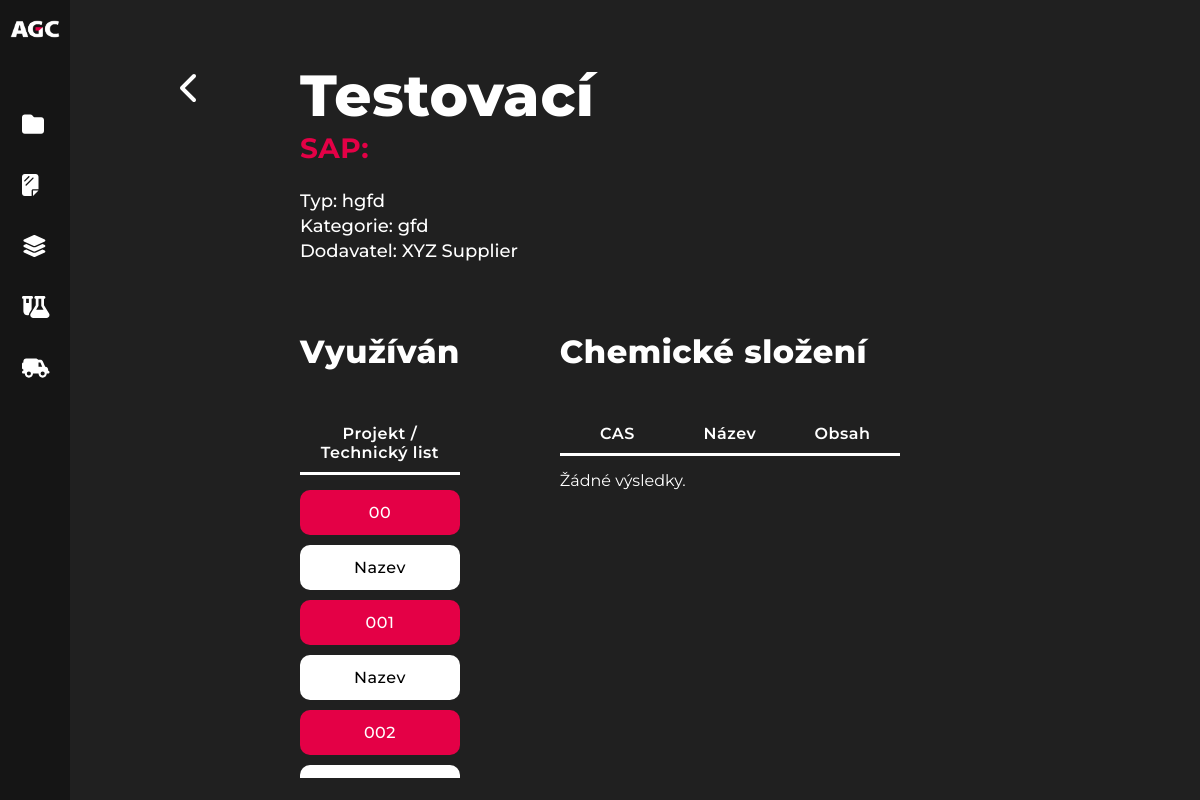
The app's page /nav/material_detail.php with its own data.
### tables this page shows
CREATE TABLE `agc_Material` (
  `SAPNumber` int(11) NOT NULL,
  `MaterialName` varchar(64) DEFAULT NULL,
  `MaterialType` varchar(32) DEFAULT NULL,
  `MaterialCategory` varchar(32) DEFAULT NULL,
  `MaterialNote` mediumtext DEFAULT NULL,
  `SupplierIDFK` int(11) DEFAULT NULL
);

CREATE TABLE `agc_Supplier` (
  `SupplierID` int(11) NOT NULL,
  `SupplierName` varchar(64) DEFAULT NULL
);

CREATE TABLE `agc_TechnicalSheet` (
  `TechnicalSheetNumber` varchar(32) NOT NULL,
  `GlassType` varchar(8) DEFAULT NULL,
  `LampTemp` varchar(8) DEFAULT NULL,
  `Market` varchar(64) DEFAULT NULL,
  `Check` varchar(4) DEFAULT NULL,
  `ProjectIDFK` int(11) DEFAULT NULL
);

CREATE TABLE `agc_Project` (
  `ProjectID` int(11) NOT NULL,
  `ProjectName` varchar(64) NOT NULL,
  `ProjectShortcut` varchar(8) NOT NULL,
  `IMDSName` varchar(8) NOT NULL,
  `Customer` varchar(64) NOT NULL
);

### nav/material_detail.php (the view, shortened to what this page needs)
<!DOCTYPE html>
<html lang="en">
<?php
    function Connect(){
        $servername = "spsrakovnik.tech";
        $username = "acg";
        $password = "ACGAutomotive";
        $database = "acg";
        $conn = new mysqli($servername, $username, $password, $database);
        mysqli_set_charset($conn, "utf8");
        return $conn;
    }
    $sessionValue = $_SESSION["SAPNumber"];
?>
<head>
    <link rel="stylesheet" href="../css/style.css">
</head>
<body>
    <header id="header">
        <nav>
            <div class="nav-wrapper">
                <div class="nav-logo" id="nav-logo">
                <?php
                        if(isset($_SESSION["login"]) && $_SESSION["login"] == true){
                            ?>
                            <a href="../login.php">
                                <img class="agc-logo" src="../images/agc-logo.png" alt="agc-automotiv-logo">
                                <img class="agc-motto" id="agc-motto" src="../images/agc-motto.png" alt="agc-automotiv-motto">
                            </a>
                            <?php
                        }
                        else{
                            ?>
                             <a href="../index.php">
                                <img class="agc-logo" src="../images/agc-logo.png" alt="agc-automotiv-logo">
                            </a>
                            <?php
                        }
                    ?>
                </div>
                <div class="nav-icons" id="nav-icons">
                    <a href="./projects.php">
                        <div class="nav-link">
                            <div class="nav-icon">
                                <svg xmlns="http://www.w3.org/2000/svg" height="1em" viewBox="0 0 512 512"><style>svg{fill:#ffffff}</style><path d="M64 480H448c35.3 0 64-28.7 64-64V160c0-35.3-28.7-64-64-64H288c-10.1 0-19.6-4.7-25.6-12.8L243.2 57.6C231.1 41.5 212.1 32 192 32H64C28.7 32 0 60.7 0 96V416c0 35.3 28.7 64 64 64z"/></svg>
                            </div>
                        </div>
                    </a>
                    <a href="./sheets.php">
                        <div class="nav-link">
                            <div class="nav-icon">
                            </div>
                        </div>
                    </a>
                    <a href="./materials.php">
                        <div class="nav-link">
                            <div class="nav-icon">
                            </div>
                        </div>
                    </a>
                    <a href="./components.php">
                        <div class="nav-link">
                            <div class="nav-icon">
                            </div>
                        </div>
                    </a>
                    <a href="./suppliers.php">
                        <div class="nav-link">
                            <div class="nav-icon">
                            </div>
                        </div>
                    </a>
                </div>
            </div>
        </nav>
    </header>
    <main>
        <?php
            $conn = Connect();
            $sql = "SELECT SAPNumber, MaterialName, MaterialType, MaterialCategory, MaterialNote, SupplierName FROM `agc_Material` INNER JOIN `agc_Supplier` ON agc_Material.SupplierIDFK = agc_Supplier.SupplierID WHERE SAPNumber = '$sessionValue' LIMIT 10";
            $result = mysqli_query($conn, $sql);
            if ($result->num_rows > 0) {
                while($row = mysqli_fetch_assoc($result)) {
                    if($row["MaterialNote"]){
                        $materialSap = $sessionValue;
                        $materialName = $row["MaterialName"];
                        $materialType = $row["MaterialType"];
                        $materialCategory = $row["MaterialCategory"];
                        $materialNote = $row["MaterialNote"];
                        $materialSupplier = $row["SupplierName"];
                        $_SESSION["SAPNumber"] = $sessionValue;
                        $_SESSION["MaterialName"] = $materialName;
                        $_SESSION["MaterialType"] = $materialType;
                        $_SESSION["MaterialCategory"] = $materialCategory;
                        $_SESSION["MaterialNote"] = $materialNote;
                        $_SESSION["SupplierName"] = $materialSupplier;
                    }
                    else{
                        $materialSap = $sessionValue;
                        $materialName = $row["MaterialName"];
                        $materialType = $row["MaterialType"];
                        $materialCategory = $row["MaterialCategory"];
                        $materialSupplier = $row["SupplierName"];
                    }
                }
            }
            else {
                echo "Žádné výsledky.";
            }
        ?>
        <div class="detail-container">
            <a class="arrow-back-link" href="javascript:history.back()">
                <svg class="arrow-back" xmlns="http://www.w3.org/2000/svg" height="1em" viewBox="0 0 320 512"><style>svg{fill:#ffffff}</style><path d="M9.4 233.4c-12.5 12.5-12.5 32.8 0 45.3l192 192c12.5 12.5 32.8 12.5 45.3 0s12.5-32.8 0-45.3L77.3 256 246.6 86.6c12.5-12.5 12.5-32.8 0-45.3s-32.8-12.5-45.3 0l-192 192z"/></svg>
            </a>
            <div class="detail-info">
                <?php
                if(isset($materialNote)){
                    ?>
                    <div class="detail-heading">
                        <div class="detail-name">
                            <h1><?php echo $materialName ?></h1>
                            <h2>SAP: <?php echo $materialSap ?></h2>
                        </div>
                        <div class="detail-edit">
                            <?php
                            if(isset($_SESSION["login"]) && $_SESSION["login"] == true){
                            ?>
                                <a href="./material_update.php">
                                    <svg class="edit-icon" xmlns="http://www.w3.org/2000/svg" height="16" width="18" viewBox="0 0 576 512"><path fill="#ffffff" d="M0 64C0 28.7 28.7 0 64 0H224V128c0 17.7 14.3 32 32 32H384V299.6l-94.7 94.7c-8.2 8.2-14 18.5-16.8 29.7l-15 60.1c-2.3 9.4-1.8 19 1.4 27.8H64c-35.3 0-64-28.7-64-64V64zm384 64H256V0L384 128zM549.8 235.7l14.4 14.4c15.6 15.6 15.6 40.9 0 56.6l-29.4 29.4-71-71 29.4-29.4c15.6-15.6 40.9-15.6 56.6 0zM311.9 417L441.1 287.8l71 71L382.9 487.9c-4.1 4.1-9.2 7-14.9 8.4l-60.1 15c-5.5 1.4-11.2-.2-15.2-4.2s-5.6-9.7-4.2-15.2l15-60.1c1.4-5.6 4.3-10.8 8.4-14.9z"/></svg>
                                </a>
                            <?php
                            }
                            else{
                            }
                            ?>
                        </div>
                    </div>
                    <div class="detail-des">
                        <p>Typ: <?php echo $materialType ?></p>
                        <p>Kategorie: <?php echo $materialCategory ?></p>
                        <p>Dodavatel: <?php echo $materialSupplier ?></p>
                        <p>Poznámka: <?php echo $materialNote ?></p>
                    </div>
                    <?php
                }
                else{
                    ?>
                    <div class="detail-heading">
                        <div class="detail-name">
                            <h1><?php echo $materialName ?></h1>
                            <h2>SAP: <?php echo $materialSap ?></h2>
                        </div>
                    </div>
                    <div class="detail-des">
                        <p>Typ: <?php echo $materialType ?></p>
                        <p>Kategorie: <?php echo $materialCategory ?></p>
                        <p>Dodavatel: <?php echo $materialSupplier ?></p>
                    </div>
                    <?php
                }
                ?>
            </div>
            <div class="detail-materials split">
                <div class="section-1">
                    <div class="table-heading">
                        <h2>Využíván</h2>
                    </div>
                    <div class="result-wrapper project-detail">
                        <div class="parameters split">
                            <p>Projekt / Technický list</p>
                        </div>
                        <div class="result" id="result">
                        <?php
                            $sql2 = "SELECT DISTINCT(ProjectName), ProjectID, TechnicalSheetNumber FROM agc_Material INNER JOIN agc_MaterialPosition ON agc_Material.SAPNumber = agc_MaterialPosition.SAPNumberFK INNER JOIN agc_TechnicalSheet ON agc_TechnicalSheet.TechnicalSheetNumber = agc_MaterialPosition.TechnicalSheetNumberFK INNER JOIN agc_Project ON agc_Project.ProjectID = agc_TechnicalSheet.ProjectIDFK WHERE agc_Material.SAPNumber = '$sessionValue' OR agc_Material.MaterialName = '$sessionValue'";
                            $result2 = mysqli_query($conn, $sql2);
                            if($result2->num_rows > 0){
                                while($row2 = mysqli_fetch_assoc($result2)){
                                    if(isset($row2["TechnicalSheetNumber"])){
                                        echo "<a class=\"hint\" href=\"sheet_detail.php?TechnicalSheetNumber=".$row2["TechnicalSheetNumber"]."\"><div class=\"results split\"><p>".$row2["TechnicalSheetNumber"]."</p></div></a>";
                                    }
                                    if(isset($row2["ProjectID"])){
                                        echo "<a class=\"hint\" href=\"project_detail.php?ProjectID=".$row2["ProjectID"]."\"><div class=\"results split\"><p>".$row2["ProjectName"]."</p></div></a>";
                                    }
                                    else{
                                    }
                                }
                            }
                            else{
                                echo "Žádné výsledky.";
                            }
                        ?>
                        </div>
                    </div>
                </div>
                <div class="section-2">
                    <div class="table-heading">
                        <h2>Chemické složení</h2>
                    </div>
                    <div class="result-wrapper project-detail">
                        <div class="parameters">
                            <p>CAS</p>
                            <p class="chemicalName">Název</p>
                            <p>Obsah</p>
                        </div>
                        <div class="result" id="result">
                        <?php
                            $sql3 = "SELECT agc_MaterialChemicalComponent.SAPNumberFK, agc_ChemicalComponent.CASNumber, agc_ChemicalComponent.ChemicalComponentName, agc_MaterialChemicalComponent.ShareWeight, agc_ChemicalComponent.ChemicalComponentNote FROM agc_ChemicalComponent INNER JOIN agc_MaterialChemicalComponent ON agc_ChemicalComponent.ChemicalComponentID = agc_MaterialChemicalComponent.ChemicalComponentIDFK WHERE agc_MaterialChemicalComponent.SAPNumberFK = '$sessionValue'";
                            $result3 = mysqli_query($conn, $sql3);
                            if ($result3->num_rows > 0) {
                                while($row3 = mysqli_fetch_assoc($result3)) {
                                    if($row3["CASNumber"]){
                                        echo "<a class=\"hint\" href=\"component_detail.php?CASNumber=".$row3["CASNumber"]."\"><div class=\"results\"><p>".$row3["CASNumber"]."</p><p class=\"chemicalName\">".$row3["ChemicalComponentName"]."</p><p>".$row3["ShareWeight"]."</p></div></a>";
                                    }
                                    else{
                                        echo "<a class=\"hint\" href=\"component_detail.php?ChemicalComponentName=".$row3["ChemicalComponentName"]."\"><div class=\"results\"><p></p><p class=\"chemicalName\">".$row3["ChemicalComponentName"]."</p><p>".$row3["ShareWeight"]."</p></div></a>";
                                    }
                                }
                            }
                            else {
                                echo "Žádné výsledky.";
                            }
                        ?>
                    </div>
                </div>
            </div>
        </div>
    </div>
</main>
</body>
</html>

### records on screen
agc_material: MaterialName "Testovací", MaterialType "hgfd", MaterialCategory "gfd", SupplierIDFK.SupplierName "XYZ Supplier"
agc_technicalsheet: TechnicalSheetNumber "00", ProjectIDFK.ProjectName "Nazev"
agc_technicalsheet: TechnicalSheetNumber "001", ProjectIDFK.ProjectName "Nazev"
agc_technicalsheet: TechnicalSheetNumber "002"
